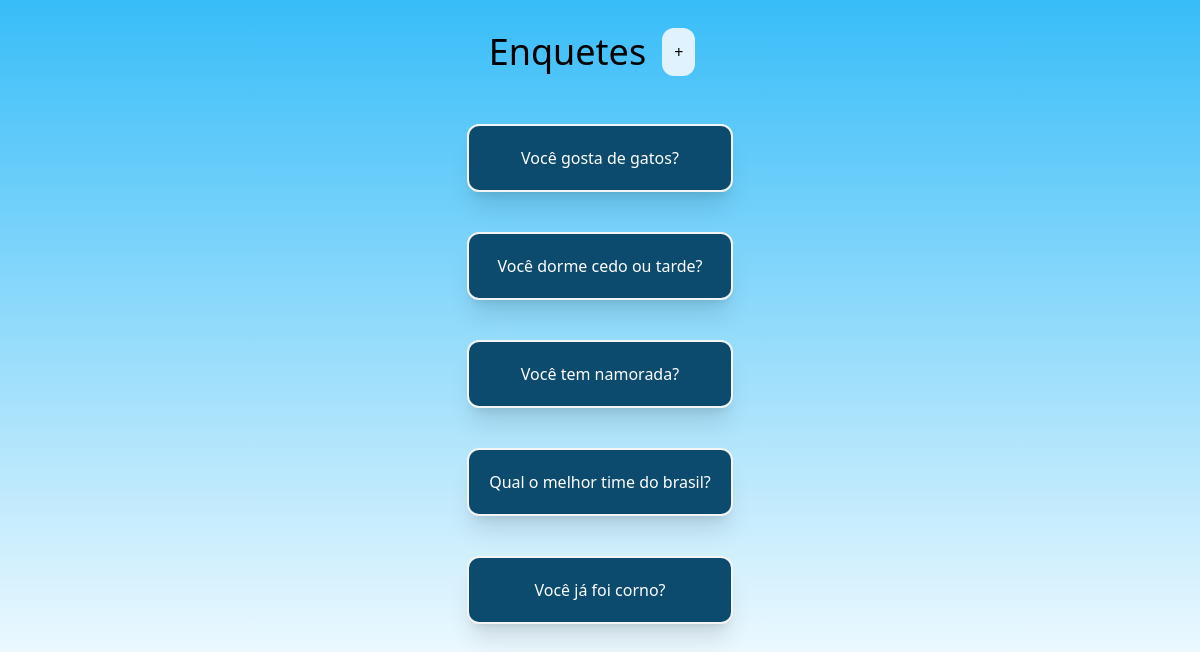
Screenshot of /polls/ with the database file from the repository.
### polls/models.py (models this page shows, shortened)
class Question(models.Model):
    question_text = models.CharField(max_length=200)
    pub_date = models.DateTimeField("data de publicação")

### polls/views.py (the view)
# urls.py: path("", views.IndexView.as_view(), name="index"),
class IndexView(generic.ListView):
  template_name = "polls/index.html"
  context_object_name = "list"
  def get_queryset(self):
    return Question.objects.order_by("pub_date")[:5]

### polls/templates/polls/index.html (shortened to what this page needs)
<!DOCTYPE html>
{% load static %}
<html lang="en">
<head>
    <script src="https://cdn.tailwindcss.com"></script>
</head>
<body class="flex flex-col items-center bg-gradient-to-b from-sky-400 bg-no-repeat">
  <div class="flex items-center">
    <h1 class="text-blue my-8 text-4xl">Enquetes</h1>
    <div class="bg-sky-100 p-3 rounded-xl mx-4">
      <a href="{% url 'polls:createquest' %}">+</a>
    </div>
  </div>
  <div class="grid grid-col mb-20">
    {% if list %}
      {% for question in list %}
        <div class="flex text-center items-center justify-center flex-col rounded-xl bg-sky-900 text-white p-5 m-5 border-2 border-zinc-100 shadow-xl">
        <a href="{% url 'polls:detail' question.id %}">{{ question.question_text}}</a>
        </div>
      {% endfor %}
    {% else %}
      <p>Sem enquetes cadastradas!</p>
    {% endif %}
  </div>
</body>
</html>

### rows the page displays
Question: question_text "Você gosta de gatos?"
Question: question_text "Você dorme cedo ou tarde?"
Question: question_text "Você tem namorada?"
Question: question_text "Qual o melhor time do brasil?"
Question: question_text "Você já foi corno?"
